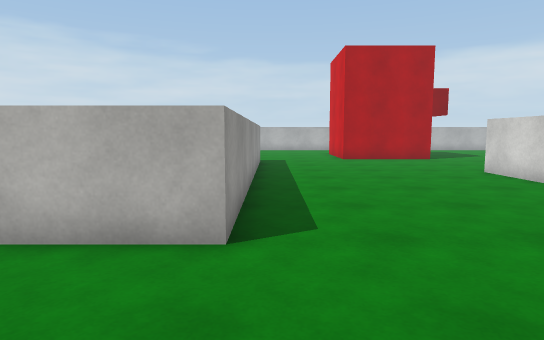
view 1 (above)

21 first-person views from a walk through a 3-D level made in the Unity game engine. The camera is 1.3 m above the floor, tilts 6° down and sees 75° across. The floor is counted in squares, 1 m on a side. Each view is taken from the middle of a square. On the plan, view 1 faces up. The plan holds only what a view shows up to about 15 squares ahead; the rest is blank. The place goes on beyond the plan. The player character is not drawn. Surface patterns are stand-ins for the level's own textures.

view 2
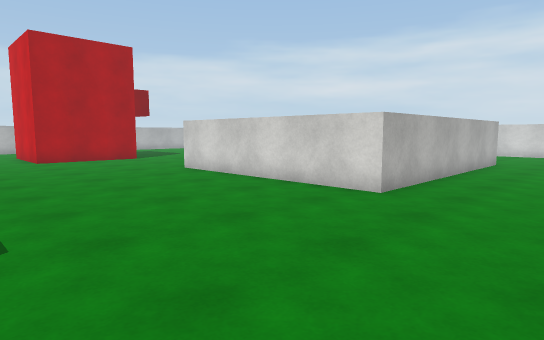

view 3
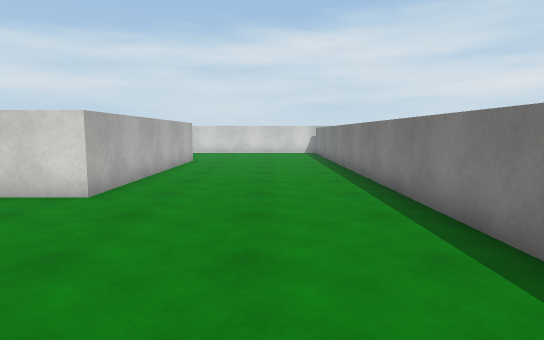

view 4
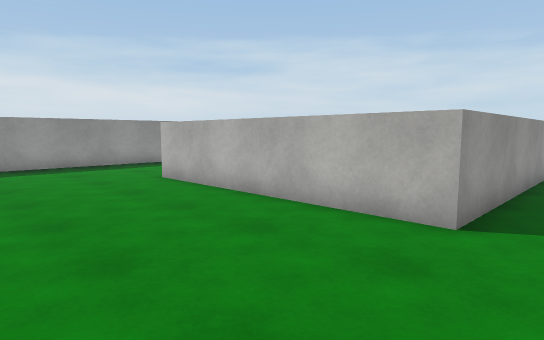

view 5
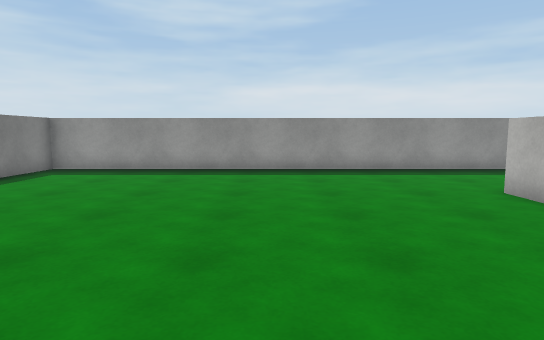

view 6
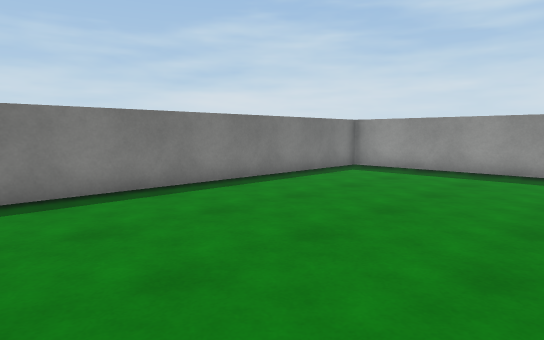

view 7
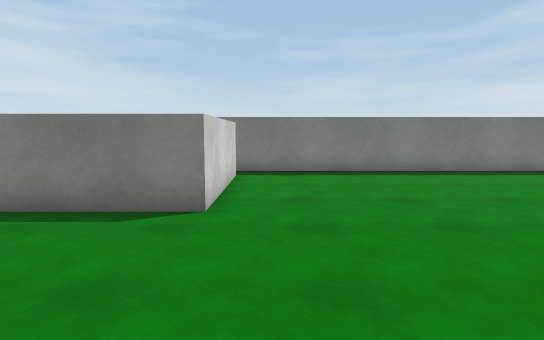

view 8
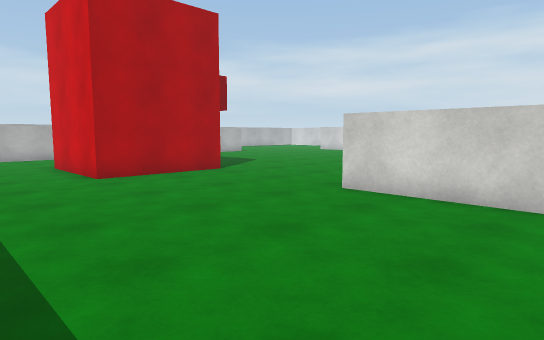

view 9
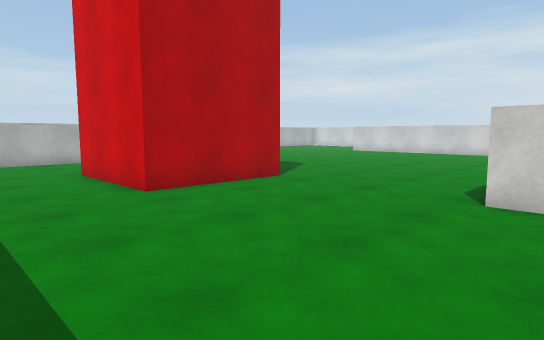

view 10
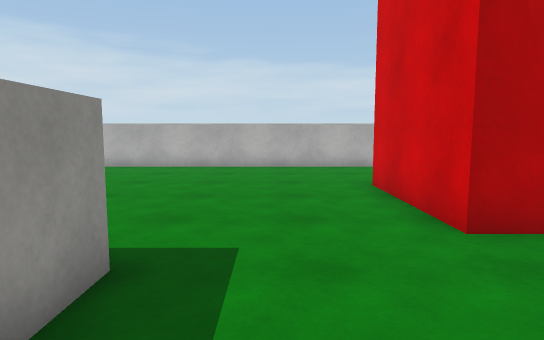

view 11
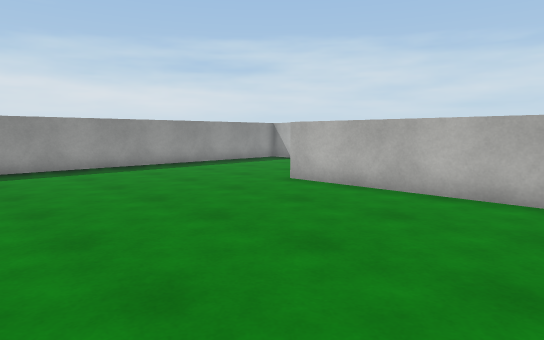

view 12
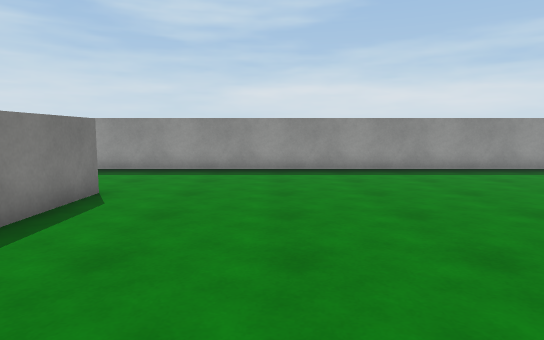

view 13
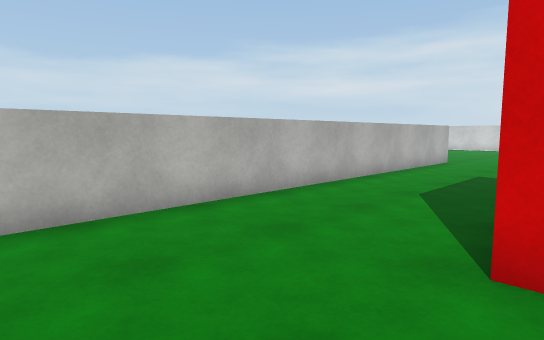

view 14
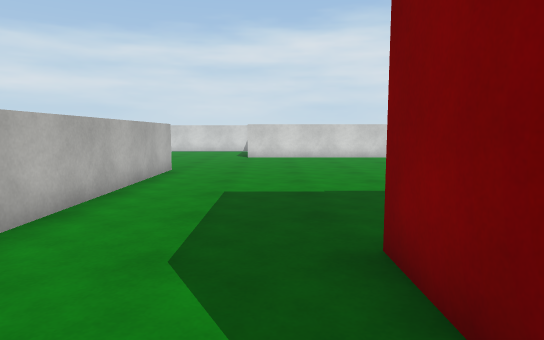

view 15
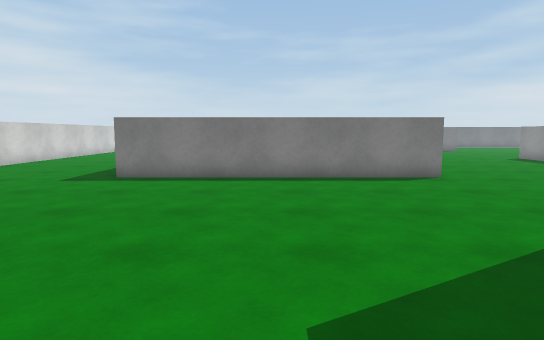

view 16
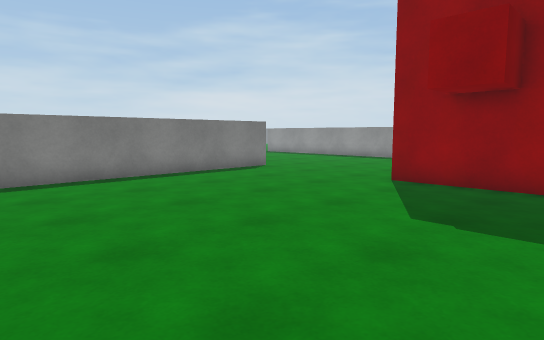

view 17
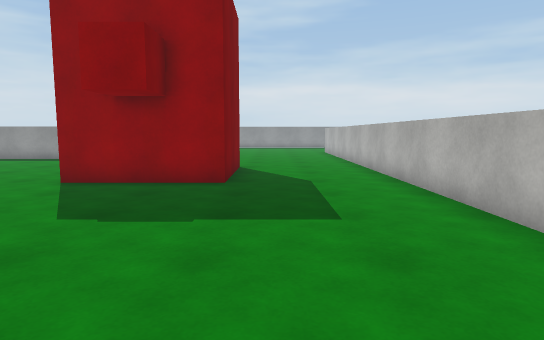

view 18
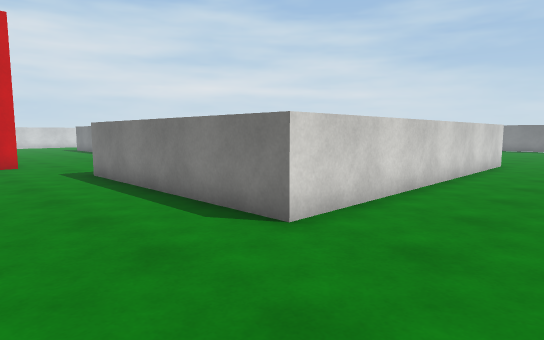

view 19
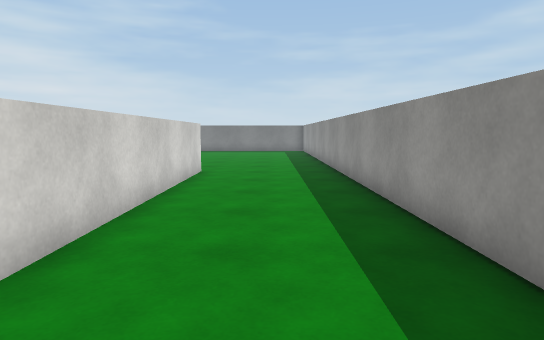

view 20
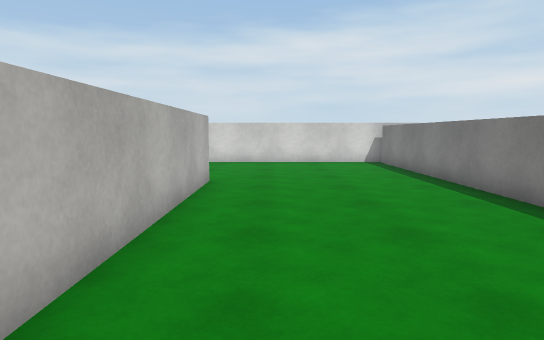

view 21
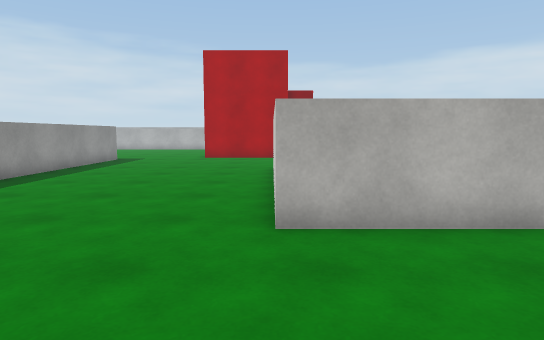

### Floor plan
Points are (right, up) in squares from view 1. A wall is a line through its corners. A room is listed if a view was taken in it or the views show most of it. See-through windows are left out.
Room 1 (views 1, 2, 3, 4, 5, 6, 7, 8, 9, 10, 11, 12, 13, 14, 15, 16, 17, 18, 19, 20, 21)
walls: (-0.5, 14.1) (-0.5, 4) (-8.6, 4) (-8.6, 16.2) (-0.5, 16.2) (-0.5, 14.8); (3.5, 17.5) (3.5, 21.8) (7.8, 21.8) (7.8, 17.5) (3.5, 17.5); (3.5, -2.8) (17.5, -2.8); (16.6, 3.7) (7, 3.7) (7, 11.7) (16.6, 11.7); (-0.9, -7.8) (-0.9, -2.8) (2.5, -2.8); (16.5, 26.5) (-6.9, 26.5); (-13.2, 28.5) (-13.2, -8.6) (-0.6, -8.6)

Positions as (right, up) in squares from view 1, and headings:
1: (0, 0), facing up
2: (0, 0), facing up-right
3: (0, 0), facing right
4: (1, -1), facing up-left
5: (-1, -1), facing left
6: (-1, -1), facing down-left
7: (-2, 3), facing down
8: (0, 7), facing up-right
9: (0, 10), facing up-right
10: (1, 13), facing up
11: (0, 19), facing up-left
12: (-1, 20), facing left
13: (0, 21), facing up-right
14: (4, 23), facing right
15: (12, 22), facing down
16: (17, 22), facing down-left
17: (17, 23), facing left
18: (-12, 20), facing down-right
19: (-11, 16), facing down
20: (7, 2), facing right
21: (7, -1), facing up
